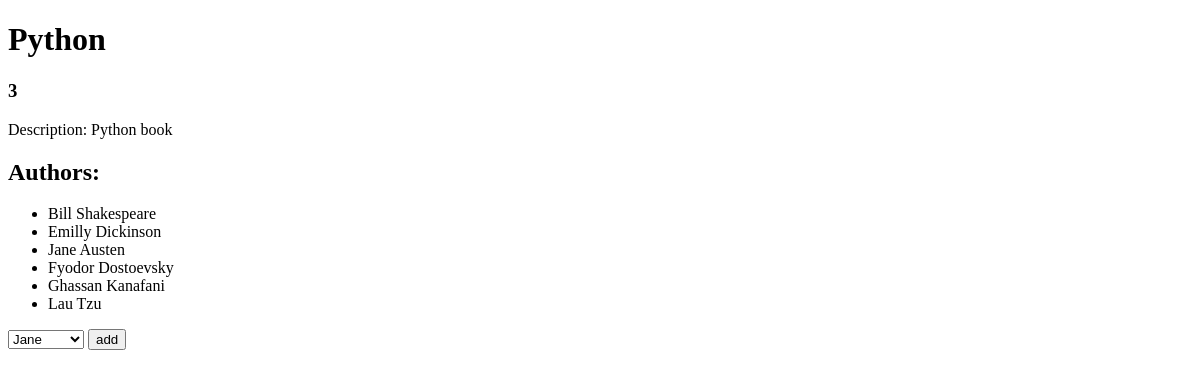
Page /books/3 on the committed database.
### book_authors_app/models.py (models this page shows)
class Book(models.Model):
	title = models.CharField(max_length=255)
	desc = models.TextField()
	created_at = models.DateTimeField(auto_now_add=True)
	updated_at = models.DateTimeField(auto_now=True)

class Author(models.Model):
	first_name = models.CharField(max_length=255)
	last_name = models.CharField(max_length=255)
	books = models.ManyToManyField(Book, related_name="Authors")
	notes = models.TextField()
	created_at = models.DateTimeField(auto_now_add=True)
	updated_at = models.DateTimeField(auto_now=True)

### book_authors_app/views.py (the view)
# urls.py: path('books/<book_id>',views.view_book),
def view_book(request, book_id):
    all_authors = Author.objects.all()
    this_book = Book.objects.get(id=book_id)
    context = {
        'title': this_book.title,
        'id': this_book.id,
        'description' : this_book.desc,
        'author': this_book.Authors.all(),
        'Authors':all_authors}
    return render(request, 'result.html', context)

### book_authors_app/templates/result.html (shortened to what this page needs)
<!DOCTYPE html>
<html lang="en">
<head>
    <link rel="stylesheet" href="static/style.css">
</head>
<body>
    <h1>{{title}}</h1>
    <h3> {{id}} </h3>
    <p>Description: {{description}}</p>
    <h2>Authors: </h2>
    <ul>
        {% for i in author %}
        <li>{{ i.first_name }} {{i.last_name}} </li>
        {% endfor %}
    </ul>
    <form action="/select_author/{{id}}" method="post">
        <select class="select" name="author">
            {%for author in Authors%}
                <option  value="{{author.id}}">{{author.first_name}}</option>
            {%endfor%}
        </select>
        <input type="submit" value="add">
    </form>
</body>
</html>

### rows in the picture
Book: title "Python", desc "Python book"
Author: first_name "Bill", last_name "Shakespeare"
Author: first_name "Emilly", last_name "Dickinson"
Author: first_name "Jane", last_name "Austen"
Author: first_name "Fyodor", last_name "Dostoevsky"
Author: first_name "Ghassan", last_name "Kanafani"
Author: first_name "Lau", last_name "Tzu"

### other values in the picture
{{ id }} "3"
form field author "Jane"
